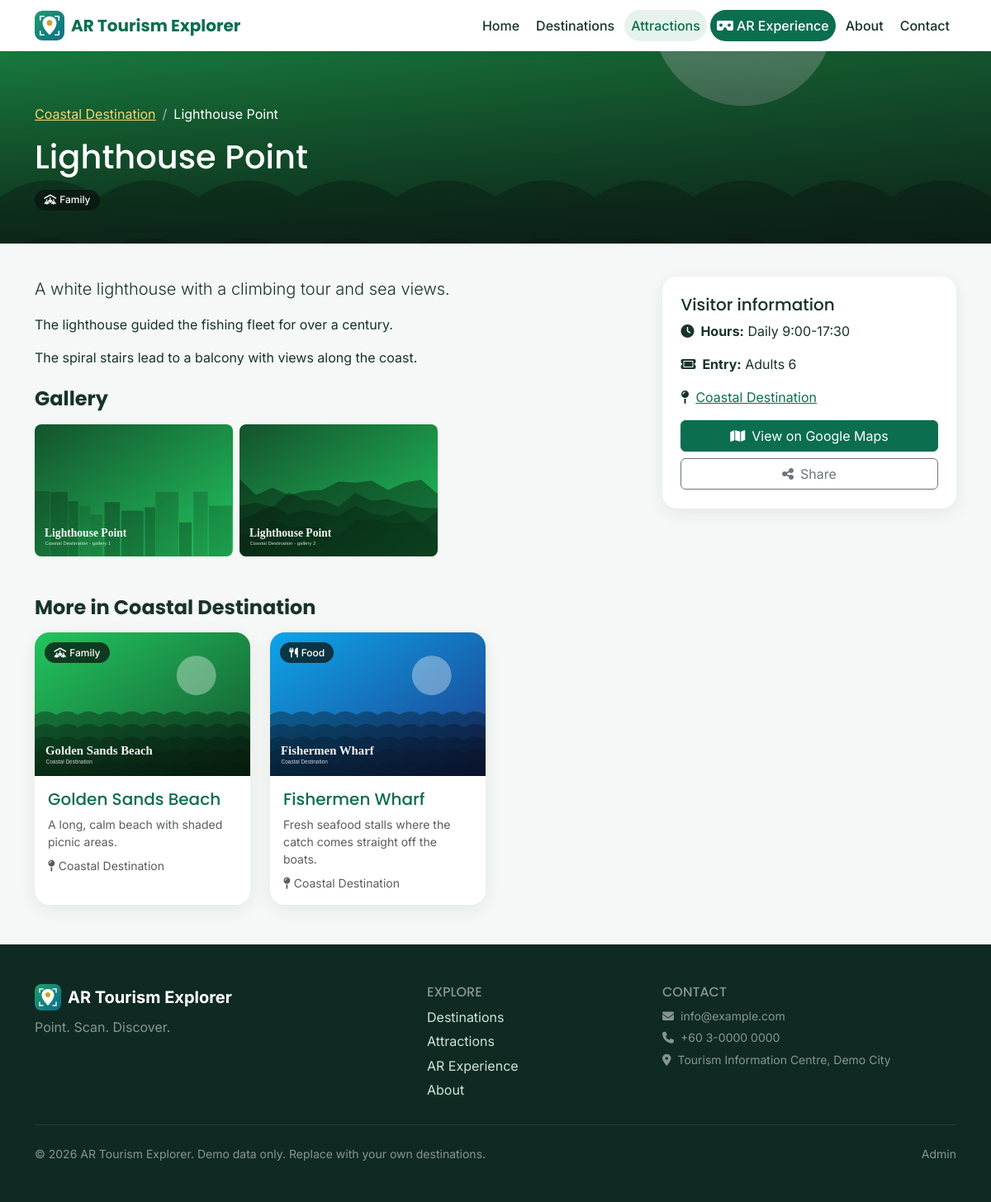
The app's page /attraction.php?slug=lighthouse-point with its own data.
### tables this page shows
CREATE TABLE IF NOT EXISTS attractions (
  id                INT UNSIGNED NOT NULL AUTO_INCREMENT,
  destination_id    INT UNSIGNED NOT NULL,
  category_id       INT UNSIGNED NULL,
  name              VARCHAR(150) NOT NULL,
  slug              VARCHAR(180) NOT NULL,
  short_description VARCHAR(300) NOT NULL DEFAULT '',
  full_description  TEXT NULL,
  main_image        VARCHAR(255) NULL,
  youtube_url       VARCHAR(500) NULL,
  youtube_id        VARCHAR(20) NULL,
  website_url       VARCHAR(500) NULL,
  maps_url          VARCHAR(500) NULL,
  latitude          DECIMAL(10,7) NULL,
  longitude         DECIMAL(10,7) NULL,
  opening_hours     VARCHAR(255) NULL,
  entry_info        VARCHAR(255) NULL,
  display_order     INT NOT NULL DEFAULT 0,
  featured          TINYINT(1) NOT NULL DEFAULT 0,
  views             INT UNSIGNED NOT NULL DEFAULT 0,
  status            ENUM('active','inactive') NOT NULL DEFAULT 'active',
  created_at        TIMESTAMP NOT NULL DEFAULT CURRENT_TIMESTAMP,
  updated_at        TIMESTAMP NOT NULL DEFAULT CURRENT_TIMESTAMP ON UPDATE CURRENT_TIMESTAMP,
  PRIMARY KEY (id),
  UNIQUE KEY uq_attractions_slug (slug),
  KEY idx_attractions_destination_status (destination_id, status),
  KEY idx_attractions_category (category_id),
  KEY idx_attractions_name (name),
  KEY idx_attractions_views (views),
  CONSTRAINT fk_attractions_destination FOREIGN KEY (destination_id) REFERENCES destinations (id) ON DELETE CASCADE,
  CONSTRAINT fk_attractions_category FOREIGN KEY (category_id) REFERENCES categories (id) ON DELETE SET NULL
);

CREATE TABLE IF NOT EXISTS destinations (
  id                INT UNSIGNED NOT NULL AUTO_INCREMENT,
  category_id       INT UNSIGNED NULL,
  name              VARCHAR(150) NOT NULL,
  slug              VARCHAR(180) NOT NULL,
  short_description VARCHAR(300) NOT NULL DEFAULT '',
  full_description  TEXT NULL,
  cover_image       VARCHAR(255) NULL,
  location          VARCHAR(200) NOT NULL DEFAULT '',
  latitude          DECIMAL(10,7) NULL,
  longitude         DECIMAL(10,7) NULL,
  maps_url          VARCHAR(500) NULL,
  featured          TINYINT(1) NOT NULL DEFAULT 0,
  status            ENUM('active','inactive') NOT NULL DEFAULT 'active',
  created_at        TIMESTAMP NOT NULL DEFAULT CURRENT_TIMESTAMP,
  updated_at        TIMESTAMP NOT NULL DEFAULT CURRENT_TIMESTAMP ON UPDATE CURRENT_TIMESTAMP,
  PRIMARY KEY (id),
  UNIQUE KEY uq_destinations_slug (slug),
  KEY idx_destinations_status_featured (status, featured),
  KEY idx_destinations_name (name),
  CONSTRAINT fk_destinations_category FOREIGN KEY (category_id) REFERENCES categories (id) ON DELETE SET NULL
);

CREATE TABLE IF NOT EXISTS categories (
  id         INT UNSIGNED NOT NULL AUTO_INCREMENT,
  name       VARCHAR(80) NOT NULL,
  slug       VARCHAR(100) NOT NULL,
  icon       VARCHAR(40) NOT NULL DEFAULT 'fa-landmark',
  status     ENUM('active','inactive') NOT NULL DEFAULT 'active',
  created_at TIMESTAMP NOT NULL DEFAULT CURRENT_TIMESTAMP,
  PRIMARY KEY (id),
  UNIQUE KEY uq_categories_slug (slug)
);

CREATE TABLE IF NOT EXISTS attraction_images (
  id            INT UNSIGNED NOT NULL AUTO_INCREMENT,
  attraction_id INT UNSIGNED NOT NULL,
  image_path    VARCHAR(255) NOT NULL,
  caption       VARCHAR(200) NOT NULL DEFAULT '',
  sort_order    INT NOT NULL DEFAULT 0,
  created_at    TIMESTAMP NOT NULL DEFAULT CURRENT_TIMESTAMP,
  PRIMARY KEY (id),
  KEY idx_images_attraction (attraction_id, sort_order),
  CONSTRAINT fk_images_attraction FOREIGN KEY (attraction_id) REFERENCES attractions (id) ON DELETE CASCADE
);

### includes/database.php (called while the page is built, shortened)
<?php
function db(): PDO
{
    static $pdo = null;
    if ($pdo instanceof PDO) {
        return $pdo;
    }
    $dsn = sprintf('mysql:host=%s;port=%s;dbname=%s;charset=%s', DB_HOST, DB_PORT, DB_NAME, DB_CHARSET);
    $pdo = new PDO($dsn, DB_USER, DB_PASS, [
        PDO::ATTR_ERRMODE            => PDO::ERRMODE_EXCEPTION,
        PDO::ATTR_DEFAULT_FETCH_MODE => PDO::FETCH_ASSOC,
        PDO::ATTR_EMULATE_PREPARES   => false,
    ]);
    return $pdo;
}
function db_all(string $sql, array $params = []): array
{
    $stmt = db()->prepare($sql);
    $stmt->execute($params);
    return $stmt->fetchAll();
}
function db_one(string $sql, array $params = []): ?array
{
    $stmt = db()->prepare($sql);
    $stmt->execute($params);
    $row = $stmt->fetch();
    return $row === false ? null : $row;
}
function db_val(string $sql, array $params = [])
{
    $stmt = db()->prepare($sql);
    $stmt->execute($params);
    $val = $stmt->fetchColumn();
    return $val === false ? null : $val;
}

### includes/repositories/attractions.php (called while the page is built, shortened)
<?php
function attractions_query(array $f, int $page, int $perPage, bool $publicOnly): array
{
    $where = [];
    $params = [];
    if ($publicOnly) {
        $where[] = "a.status = 'active' AND d.status = 'active'";
    } elseif (!empty($f['status']) && in_array($f['status'], ['active', 'inactive'], true)) {
        $where[] = 'a.status = ?';
        $params[] = $f['status'];
    }
    if (!empty($f['destination_id'])) {
        $where[] = 'a.destination_id = ?';
        $params[] = (int) $f['destination_id'];
    }
    $w = $where ? 'WHERE ' . implode(' AND ', $where) : '';
    $orderMap = ['popular' => 'a.views DESC, a.name', 'recent' => 'a.updated_at DESC', 'default' => 'd.name, a.display_order, a.name'];
    $order = $orderMap[$f['order'] ?? 'default'] ?? $orderMap['default'];
    $total = (int) db_val('SELECT COUNT(*) FROM attractions a JOIN destinations d ON d.id = a.destination_id LEFT JOIN categories c ON c.id = a.category_id ' . $w, $params);
    $pg = paginate($total, $perPage, $page);
    $limit = (int) $pg['per_page'];
    $offset = (int) $pg['offset'];
    $rows = db_all(ATTRACTION_SELECT . " $w ORDER BY $order LIMIT $limit OFFSET $offset", $params);
    return ['rows' => $rows, 'pg' => $pg];
}
function attraction_by_slug(string $slug): ?array
{
    return db_one(ATTRACTION_SELECT . " WHERE a.slug = ? AND a.status = 'active' AND d.status = 'active'", [$slug]);
}
function attraction_images(int $attractionId): array
{
    return db_all('SELECT * FROM attraction_images WHERE attraction_id = ? ORDER BY sort_order, id', [$attractionId]);
}

### attraction.php (the view, shortened to what this page needs)
<?php
require_once __DIR__ . '/includes/partials/cards.php';
$a = attraction_by_slug(input('slug'));
$gallery = attraction_images((int) $a['id']);
$mapUrl  = map_link($a);
$related = attractions_query(['destination_id' => (int) $a['destination_id']], 1, 4, true)['rows'];
$related = array_values(array_filter($related, static fn($r) => (int) $r['id'] !== (int) $a['id']));
$shareUrl = base_url('attraction.php?slug=' . rawurlencode($a['slug']));
require __DIR__ . '/includes/header.php';
?>
<header class="detail-hero" style="background-image:url('<?= e(image_url($a['main_image'])) ?>')">
  <div class="container"><nav aria-label="breadcrumb"><ol class="breadcrumb">
    <li class="breadcrumb-item"><a href="<?= e(url('destination.php?slug=' . rawurlencode($a['destination_slug']))) ?>"><?= e($a['destination_name']) ?></a></li>
    <li class="breadcrumb-item active"><?= e($a['name']) ?></li></ol></nav>
    <h1><?= e($a['name']) ?></h1>
    <?php if ($a['category_name']): ?><span class="badge tour-badge static"><i class="fa-solid <?= e($a['category_icon'] ?? 'fa-landmark') ?> me-1"></i><?= e($a['category_name']) ?></span><?php endif; ?>
  </div>
</header>
<div class="container section">
  <div class="row g-4">
    <div class="col-lg-8">
      <p class="lead"><?= e($a['short_description']) ?></p>
      <?= paragraphs($a['full_description']) ?>
      <?php if ($gallery): ?>
        <h2 class="section-title mt-4">Gallery</h2>
        <div class="row g-2 gallery-grid">
          <?php foreach ($gallery as $img): $src = image_url($img['image_path']); ?>
            <div class="col-6 col-md-4"><a href="<?= e($src) ?>" data-lightbox data-caption="<?= e($img['caption']) ?>">
              <img src="<?= e($src) ?>" alt="<?= e($img['caption'] ?: $a['name']) ?>" class="img-fluid rounded-3" loading="lazy" width="600" height="400"></a></div>
          <?php endforeach; ?>
        </div>
      <?php endif; ?>
    </div>
    <div class="col-lg-4">
      <div class="info-box">
        <h2 class="h5">Visitor information</h2>
        <?php if ($a['opening_hours']): ?><p><i class="fa-solid fa-clock me-2"></i><strong>Hours:</strong> <?= e($a['opening_hours']) ?></p><?php endif; ?>
        <?php if ($a['entry_info']): ?><p><i class="fa-solid fa-ticket me-2"></i><strong>Entry:</strong> <?= e($a['entry_info']) ?></p><?php endif; ?>
        <p><i class="fa-solid fa-map-pin me-2"></i><a href="<?= e(url('destination.php?slug=' . rawurlencode($a['destination_slug']))) ?>"><?= e($a['destination_name']) ?></a></p>
        <div class="d-grid gap-2 mt-3">
          <?php if ($mapUrl): ?><a class="btn btn-success" target="_blank" rel="noopener noreferrer" href="<?= e($mapUrl) ?>"><i class="fa-solid fa-map me-2"></i>View on Google Maps</a><?php endif; ?>
          <button class="btn btn-outline-secondary" type="button" data-share data-title="<?= e($a['name']) ?>" data-url="<?= e($shareUrl) ?>"><i class="fa-solid fa-share-nodes me-2"></i>Share</button>
        </div>
      </div>
    </div>
  </div>
  <?php if ($related): ?>
    <h2 class="section-title mt-5">More in <?= e($a['destination_name']) ?></h2>
    <div class="row g-4"><?php foreach ($related as $r): ?><div class="col-sm-6 col-lg-3"><?= render_attraction_card($r) ?></div><?php endforeach; ?></div>
  <?php endif; ?>
</div>
<?php require __DIR__ . '/includes/footer.php';

### includes/functions.php (shortened to what this page needs)
<?php
function e(?string $value): string
{
    return htmlspecialchars((string) $value, ENT_QUOTES | ENT_SUBSTITUTE, 'UTF-8');
}
function is_https(): bool
{
    return strtolower((string) ($_SERVER['HTTP_X_FORWARDED_PROTO'] ?? '')) === 'https';
}
function app_base_path(): string
{
    static $path = null;
    if ($path !== null) {
        return $path;
    }
    $root = str_replace('\\', '/', (string) realpath(APP_ROOT));
    $doc  = str_replace('\\', '/', (string) realpath((string) ($_SERVER['DOCUMENT_ROOT'] ?? '')));
    if ($doc !== '' && strpos($root, $doc) === 0) {
        $path = rtrim(substr($root, strlen($doc)), '/');
    } else {
        $script = str_replace('\\', '/', (string) ($_SERVER['SCRIPT_NAME'] ?? ''));
        $path = preg_replace('#/(admin|api|install)(/.*)?$#', '', dirname($script)) ?? '';
        $path = rtrim($path === '.' ? '' : $path, '/');
    }
    return $path;
}
function url(string $path = ''): string
{
    return app_base_path() . '/' . ltrim($path, '/');
}
function base_url(string $path = ''): string
{
    $scheme = is_https() ? 'https' : 'http';
    $host   = (string) ($_SERVER['HTTP_HOST'] ?? 'localhost');
    return $scheme . '://' . $host . url($path);
}
function asset(string $relative): string
{
    $file = APP_ROOT . '/assets/' . ltrim($relative, '/');
    $ver  = is_file($file) ? (string) filemtime($file) : '1';
    return url('assets/' . ltrim($relative, '/')) . '?v=' . $ver;
}
function image_url(?string $path, string $fallback = 'images/placeholder.svg'): string
{
    $path = ltrim((string) $path, '/');
    return asset($path);
}
function input(string $key, string $default = ''): string
{
    $value = $_POST[$key] ?? $_GET[$key] ?? $default;
    return is_string($value) ? trim($value) : $default;
}
function short_text(?string $text, int $length = 120): string
{
    $text = trim(strip_tags((string) $text));
    if (mb_strlen($text) <= $length) {
        return $text;
    }
    return rtrim(mb_substr($text, 0, $length - 1)) . '…';
}
function paragraphs(?string $text): string
{
    $parts = preg_split('/\R{2,}/', trim((string) $text)) ?: [];
    $out = '';
    foreach ($parts as $p) {
        if ($p !== '') {
            $out .= '<p>' . nl2br(e($p)) . '</p>';
        }
    }
    return $out;
}
function map_link(array $row): ?string
{
    if (isset($row['latitude'], $row['longitude']) && $row['latitude'] !== null && $row['longitude'] !== null) {
        return 'https://www.google.com/maps/search/?api=1&query=' . rawurlencode($row['latitude'] . ',' . $row['longitude']);
    }
    return null;
}
function paginate(int $total, int $perPage, int $page): array
{
    $pages = max(1, (int) ceil($total / max(1, $perPage)));
    $page  = min(max(1, $page), $pages);
    return ['total' => $total, 'per_page' => $perPage, 'pages' => $pages, 'page' => $page, 'offset' => ($page - 1) * $perPage];
}

### includes/partials/cards.php (shortened to what this page needs)
    <?php return (string) ob_get_clean();
function render_attraction_card(array $a): string
{
    $href = url('attraction.php?slug=' . rawurlencode($a['slug']));
    ob_start(); ?>
    <article class="card h-100 tour-card">
      <a href="<?= e($href) ?>" class="tour-card-img">
        <img src="<?= e(image_url($a['main_image'])) ?>" alt="<?= e($a['name']) ?>" loading="lazy" width="600" height="400">
        <?php if (!empty($a['category_name'])): ?><span class="badge tour-badge"><i class="fa-solid <?= e($a['category_icon'] ?? 'fa-landmark') ?> me-1"></i><?= e($a['category_name']) ?></span><?php endif; ?>
      </a>
      <div class="card-body">
        <h3 class="h5 card-title"><a href="<?= e($href) ?>" class="stretched-link text-decoration-none"><?= e($a['name']) ?></a></h3>
        <p class="card-text text-muted small mb-2"><?= e(short_text($a['short_description'], 100)) ?></p>
        <div class="small text-muted"><i class="fa-solid fa-map-pin me-1"></i><?= e($a['destination_name']) ?></div>
      </div>
    </article>
    <?php return (string) ob_get_clean();
}

### assets/css/site.css (style rules this page uses)
:root { --green:#0b6e4f;--green-2:#1f9d6b;--blue:#0b6e8c;--gold:#c9a227;--ink:#17332a;--bg:#f5f8f6;--radius:18px }
body.site { font-family:Inter,system-ui,sans-serif;color:var(--ink);background:var(--bg) }
h1,h2,h3,h4,h5,.navbar-brand { font-family:Poppins,Inter,sans-serif }
a { color:var(--green) }
.btn-success { background:var(--green);border-color:var(--green) }
.section { padding-top:2.5rem }
.section-title { font-size:1.5rem;font-weight:700;margin-bottom:1rem }
.tour-card { border:0;border-radius:var(--radius);overflow:hidden;box-shadow:0 6px 22px rgba(23,51,42,.08);transition:transform .2s,box-shadow .2s }
.tour-card-img { position:relative;display:block;aspect-ratio:3/2;overflow:hidden;background:#dfe9e3 }
.tour-card-img img { width:100%;height:100%;object-fit:cover;transition:transform .4s }
.tour-badge { position:absolute;left:.75rem;top:.75rem;background:rgba(10,20,17,.75);font-weight:500;padding:.4rem .7rem;border-radius:999px }
.tour-badge.static { position:static;display:inline-block;margin-top:.5rem }
.detail-hero { background:#0b3d33 center/cover no-repeat;color:#fff;padding:4rem 0 2.5rem;position:relative }
.detail-hero::before { content:"";position:absolute;inset:0;background:linear-gradient(rgba(10,20,17,.35),rgba(10,20,17,.8)) }
.detail-hero .container { position:relative }
.detail-hero .breadcrumb { --bs-breadcrumb-divider-color:#fff9 }
.detail-hero a { color:#f4d675 }
.detail-hero .breadcrumb-item.active { color:#fff }
.info-box { background:#fff;border-radius:var(--radius);padding:1.4rem;box-shadow:0 6px 22px rgba(23,51,42,.08) }
.gallery-grid img { aspect-ratio:3/2;object-fit:cover;width:100%;cursor:zoom-in;transition:opacity .2s }

### records on screen
attractions: main_image (picture), name "Lighthouse Point", short_description "A white lighthouse with a climbing tour and sea views.", full_description "The lighthouse guided the fishing fleet for over a century.", full_description "The spiral stairs lead to a balcony with views along the coast.", opening_hours "Daily 9:00-17:30", entry_info "Adults 6"
destinations: name "Coastal Destination"
categories: name "Family"
attraction_images: image_path (picture)
attraction_images: image_path (picture)
attractions: main_image (picture), category.name "Family", name "Golden Sands Beach", short_description "A long, calm beach with shaded picnic areas.", destination.name "Coastal Destination"
attractions: main_image (picture), category.name "Food", name "Fishermen Wharf", short_description "Fresh seafood stalls where the catch comes straight off the boats.", destination.name "Coastal Destination"

### other values on screen
$siteName "AR Tourism Explorer"
$label "Home"
$label "Destinations"
$label "Attractions"
$label "AR Experience"
$label "About"
$label "Contact"
setting('site_name', APP_NAME) "AR Tourism Explorer"
setting('tagline') "Point. Scan. Discover."
setting('contact_email') "info@example.com"
setting('contact_phone') "+60 3-0000 0000"
setting('contact_address') "Tourism Information Centre, Demo City"
setting('footer_text') "Demo data only. Replace with your own destinations."
